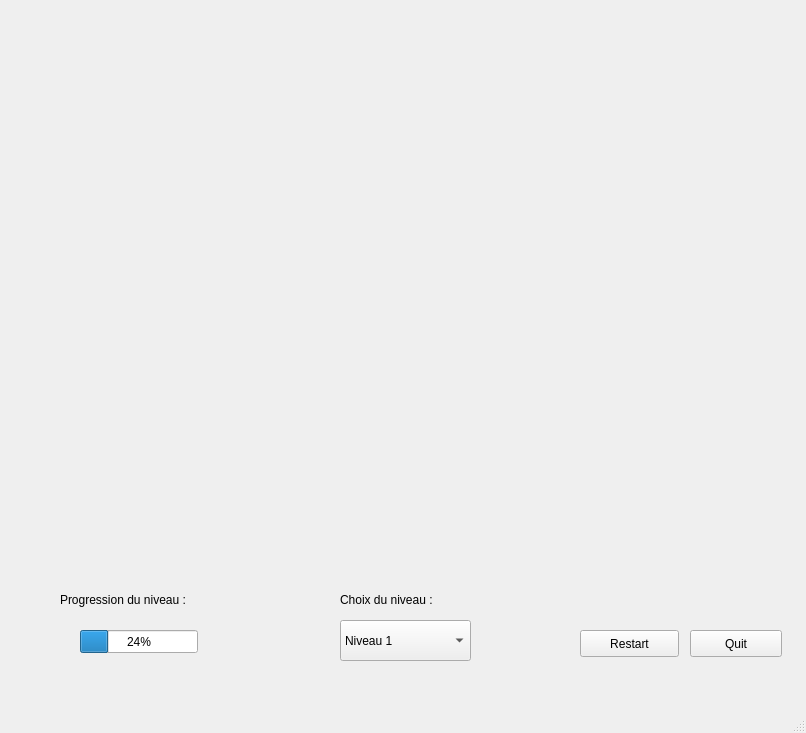
<?xml version="1.0" encoding="UTF-8"?>
<ui version="4.0">
 <class>MainWindow</class>
 <widget class="QMainWindow" name="MainWindow">
  <property name="geometry">
   <rect>
    <x>0</x>
    <y>0</y>
    <width>806</width>
    <height>733</height>
   </rect>
  </property>
  <property name="windowTitle">
   <string>Jeu qui casse des briques</string>
  </property>
  <widget class="QWidget" name="centralwidget">
   <widget class="QPushButton" name="quit">
    <property name="geometry">
     <rect>
      <x>690</x>
      <y>630</y>
      <width>92</width>
      <height>27</height>
     </rect>
    </property>
    <property name="text">
     <string>Quit</string>
    </property>
   </widget>
   <widget class="QWidget" name="verticalLayoutWidget">
    <property name="geometry">
     <rect>
      <x>30</x>
      <y>20</y>
      <width>751</width>
      <height>541</height>
     </rect>
    </property>
    <layout class="QVBoxLayout" name="layout_scene">
     <property name="spacing">
      <number>6</number>
     </property>
    </layout>
   </widget>
   <widget class="QComboBox" name="level_select">
    <property name="geometry">
     <rect>
      <x>340</x>
      <y>620</y>
      <width>131</width>
      <height>41</height>
     </rect>
    </property>
    <item>
     <property name="text">
      <string>Niveau 1</string>
     </property>
    </item>
    <item>
     <property name="text">
      <string>Niveau 2</string>
     </property>
    </item>
    <item>
     <property name="text">
      <string>Niveau 3</string>
     </property>
    </item>
   </widget>
   <widget class="QLabel" name="level_name">
    <property name="geometry">
     <rect>
      <x>340</x>
      <y>580</y>
      <width>121</width>
      <height>39</height>
     </rect>
    </property>
    <property name="text">
     <string>Choix du niveau :</string>
    </property>
   </widget>
   <widget class="QPushButton" name="restart_level">
    <property name="geometry">
     <rect>
      <x>580</x>
      <y>630</y>
      <width>99</width>
      <height>27</height>
     </rect>
    </property>
    <property name="text">
     <string>Restart</string>
    </property>
   </widget>
   <widget class="QProgressBar" name="progressBar">
    <property name="geometry">
     <rect>
      <x>80</x>
      <y>630</y>
      <width>118</width>
      <height>23</height>
     </rect>
    </property>
    <property name="value">
     <number>24</number>
    </property>
   </widget>
   <widget class="QLabel" name="progress_name">
    <property name="geometry">
     <rect>
      <x>60</x>
      <y>580</y>
      <width>171</width>
      <height>39</height>
     </rect>
    </property>
    <property name="text">
     <string>Progression du niveau :</string>
    </property>
   </widget>
  </widget>
  <widget class="QMenuBar" name="menubar">
   <property name="geometry">
    <rect>
     <x>0</x>
     <y>0</y>
     <width>806</width>
     <height>25</height>
    </rect>
   </property>
  </widget>
  <widget class="QStatusBar" name="statusbar"/>
 </widget>
 <resources/>
 <connections/>
</ui>
